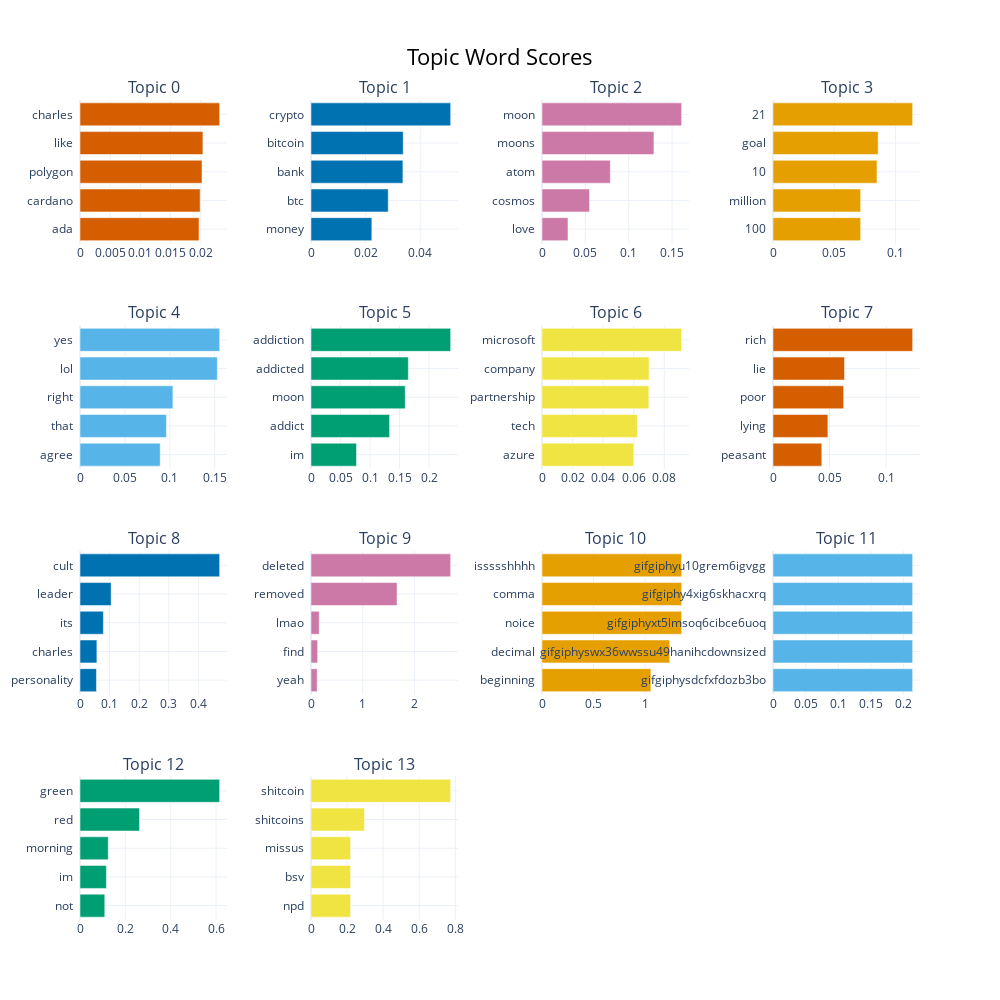

The notebook cell saved with this chart:
### Code cell
topic_model.visualize_barchart(top_n_topics=15)

### Figure 1 — Plotly figure (JSON) as saved in the notebook; plotly's stock layout.template omitted (floating-point values rounded to 4 significant figures)
{"data": [{"marker": {"color": "#D55E00"}, "orientation": "h", "type": "bar", "x": [0.01971, 0.0199, 0.0202, 0.02035, 0.02312], "xaxis": "x", "y": ["ada  ", "cardano  ", "polygon  ", "like  ", "charles  "], "yaxis": "y"}, {"marker": {"color": "#0072B2"}, "orientation": "h", "type": "bar", "x": [0.02227, 0.02828, 0.03366, 0.03377, 0.05114], "xaxis": "x2", "y": ["money  ", "btc  ", "bank  ", "bitcoin  ", "crypto  "], "yaxis": "y2"}, {"marker": {"color": "#CC79A7"}, "orientation": "h", "type": "bar", "x": [0.02997, 0.05485, 0.07879, 0.1291, 0.1611], "xaxis": "x3", "y": ["love  ", "cosmos  ", "atom  ", "moons  ", "moon  "], "yaxis": "y3"}, {"marker": {"color": "#E69F00"}, "orientation": "h", "type": "bar", "x": [0.07161, 0.07161, 0.08494, 0.08589, 0.1141], "xaxis": "x4", "y": ["100  ", "million  ", "10  ", "goal  ", "21  "], "yaxis": "y4"}, {"marker": {"color": "#56B4E9"}, "orientation": "h", "type": "bar", "x": [0.08933, 0.09622, 0.1035, 0.153, 0.1555], "xaxis": "x5", "y": ["agree  ", "that  ", "right  ", "lol  ", "yes  "], "yaxis": "y5"}, {"marker": {"color": "#009E73"}, "orientation": "h", "type": "bar", "x": [0.07709, 0.1332, 0.1596, 0.1649, 0.2366], "xaxis": "x6", "y": ["im  ", "addict  ", "moon  ", "addicted  ", "addiction  "], "yaxis": "y6"}, {"marker": {"color": "#F0E442"}, "orientation": "h", "type": "bar", "x": [0.06001, 0.06239, 0.06991, 0.07004, 0.09138], "xaxis": "x7", "y": ["azure  ", "tech  ", "partnership  ", "company  ", "microsoft  "], "yaxis": "y7"}, {"marker": {"color": "#D55E00"}, "orientation": "h", "type": "bar", "x": [0.04311, 0.04851, 0.06241, 0.0632, 0.1234], "xaxis": "x8", "y": ["peasant  ", "lying  ", "poor  ", "lie  ", "rich  "], "yaxis": "y8"}, {"marker": {"color": "#0072B2"}, "orientation": "h", "type": "bar", "x": [0.05563, 0.05704, 0.07895, 0.1053, 0.4718], "xaxis": "x9", "y": ["personality  ", "charles  ", "its  ", "leader  ", "cult  "], "yaxis": "y9"}, {"marker": {"color": "#CC79A7"}, "orientation": "h", "type": "bar", "x": [0.1194, 0.1281, 0.1588, 1.664, 2.699], "xaxis": "x10", "y": ["yeah  ", "find  ", "lmao  ", "removed  ", "deleted  "], "yaxis": "y10"}, {"marker": {"color": "#E69F00"}, "orientation": "h", "type": "bar", "x": [1.056, 1.239, 1.354, 1.354, 1.354], "xaxis": "x11", "y": ["beginning  ", "decimal  ", "noice  ", "comma  ", "issssshhhh  "], "yaxis": "y11"}, {"marker": {"color": "#56B4E9"}, "orientation": "h", "type": "bar", "x": [0.2138, 0.2138, 0.2138, 0.2138, 0.2138], "xaxis": "x12", "y": ["gifgiphysdcfxfdozb3bo  ", "gifgiphyswx36wwssu49hanihcdownsized  ", "gifgiphyxt5lmsoq6cibce6uoq  ", "gifgiphy4xig6skhacxrq  ", "gifgiphyu10grem6igvgg  "], "yaxis": "y12"}, {"marker": {"color": "#009E73"}, "orientation": "h", "type": "bar", "x": [0.1093, 0.1164, 0.1246, 0.2625, 0.6159], "xaxis": "x13", "y": ["not  ", "im  ", "morning  ", "red  ", "green  "], "yaxis": "y13"}, {"marker": {"color": "#F0E442"}, "orientation": "h", "type": "bar", "x": [0.2196, 0.2196, 0.2196, 0.2968, 0.7744], "xaxis": "x14", "y": ["npd  ", "bsv  ", "missus  ", "shitcoins  ", "shitcoin  "], "yaxis": "y14"}], "layout": {"annotations": [{"font": {"size": 16}, "showarrow": false, "text": "Topic 0", "x": 0.0875, "xanchor": "center", "xref": "paper", "y": 1, "yanchor": "bottom", "yref": "paper"}, {"font": {"size": 16}, "showarrow": false, "text": "Topic 1", "x": 0.3625, "xanchor": "center", "xref": "paper", "y": 1, "yanchor": "bottom", "yref": "paper"}, {"font": {"size": 16}, "showarrow": false, "text": "Topic 2", "x": 0.6375, "xanchor": "center", "xref": "paper", "y": 1, "yanchor": "bottom", "yref": "paper"}, {"font": {"size": 16}, "showarrow": false, "text": "Topic 3", "x": 0.9125, "xanchor": "center", "xref": "paper", "y": 1, "yanchor": "bottom", "yref": "paper"}, {"font": {"size": 16}, "showarrow": false, "text": "Topic 4", "x": 0.0875, "xanchor": "center", "xref": "paper", "y": 0.725, "yanchor": "bottom", "yref": "paper"}, {"font": {"size": 16}, "showarrow": false, "text": "Topic 5", "x": 0.3625, "xanchor": "center", "xref": "paper", "y": 0.725, "yanchor": "bottom", "yref": "paper"}, {"font": {"size": 16}, "showarrow": false, "text": "Topic 6", "x": 0.6375, "xanchor": "center", "xref": "paper", "y": 0.725, "yanchor": "bottom", "yref": "paper"}, {"font": {"size": 16}, "showarrow": false, "text": "Topic 7", "x": 0.9125, "xanchor": "center", "xref": "paper", "y": 0.725, "yanchor": "bottom", "yref": "paper"}, {"font": {"size": 16}, "showarrow": false, "text": "Topic 8", "x": 0.0875, "xanchor": "center", "xref": "paper", "y": 0.45, "yanchor": "bottom", "yref": "paper"}, {"font": {"size": 16}, "showarrow": false, "text": "Topic 9", "x": 0.3625, "xanchor": "center", "xref": "paper", "y": 0.45, "yanchor": "bottom", "yref": "paper"}, {"font": {"size": 16}, "showarrow": false, "text": "Topic 10", "x": 0.6375, "xanchor": "center", "xref": "paper", "y": 0.45, "yanchor": "bottom", "yref": "paper"}, {"font": {"size": 16}, "showarrow": false, "text": "Topic 11", "x": 0.9125, "xanchor": "center", "xref": "paper", "y": 0.45, "yanchor": "bottom", "yref": "paper"}, {"font": {"size": 16}, "showarrow": false, "text": "Topic 12", "x": 0.0875, "xanchor": "center", "xref": "paper", "y": 0.175, "yanchor": "bottom", "yref": "paper"}, {"font": {"size": 16}, "showarrow": false, "text": "Topic 13", "x": 0.3625, "xanchor": "center", "xref": "paper", "y": 0.175, "yanchor": "bottom", "yref": "paper"}], "height": 1000, "hoverlabel": {"bgcolor": "white", "font": {"family": "Rockwell", "size": 16}}, "showlegend": false, "title": {"font": {"color": "Black", "size": 22}, "text": "Topic Word Scores", "x": 0.5, "xanchor": "center", "yanchor": "top"}, "width": 1000, "xaxis": {"anchor": "y", "autorange": true, "domain": [0, 0.175], "range": [0, 0.02434], "showgrid": true, "type": "linear"}, "xaxis10": {"anchor": "y10", "autorange": true, "domain": [0.275, 0.45], "range": [0, 2.841], "showgrid": true, "type": "linear"}, "xaxis11": {"anchor": "y11", "autorange": true, "domain": [0.55, 0.725], "range": [0, 1.425], "showgrid": true, "type": "linear"}, "xaxis12": {"anchor": "y12", "autorange": true, "domain": [0.825, 1], "range": [0, 0.2251], "showgrid": true, "type": "linear"}, "xaxis13": {"anchor": "y13", "autorange": true, "domain": [0, 0.175], "range": [0, 0.6483], "showgrid": true, "type": "linear"}, "xaxis14": {"anchor": "y14", "autorange": true, "domain": [0.275, 0.45], "range": [0, 0.8151], "showgrid": true, "type": "linear"}, "xaxis15": {"anchor": "y15", "domain": [0.55, 0.725], "showgrid": true}, "xaxis16": {"anchor": "y16", "domain": [0.825, 1], "showgrid": true}, "xaxis2": {"anchor": "y2", "autorange": true, "domain": [0.275, 0.45], "range": [0, 0.05383], "showgrid": true, "type": "linear"}, "xaxis3": {"anchor": "y3", "autorange": true, "domain": [0.55, 0.725], "range": [0, 0.1695], "showgrid": true, "type": "linear"}, "xaxis4": {"anchor": "y4", "autorange": true, "domain": [0.825, 1], "range": [0, 0.1201], "showgrid": true, "type": "linear"}, "xaxis5": {"anchor": "y5", "autorange": true, "domain": [0, 0.175], "range": [0, 0.1637], "showgrid": true, "type": "linear"}, "xaxis6": {"anchor": "y6", "autorange": true, "domain": [0.275, 0.45], "range": [0, 0.249], "showgrid": true, "type": "linear"}, "xaxis7": {"anchor": "y7", "autorange": true, "domain": [0.55, 0.725], "range": [0, 0.09618], "showgrid": true, "type": "linear"}, "xaxis8": {"anchor": "y8", "autorange": true, "domain": [0.825, 1], "range": [0, 0.1299], "showgrid": true, "type": "linear"}, "xaxis9": {"anchor": "y9", "autorange": true, "domain": [0, 0.175], "range": [0, 0.4966], "showgrid": true, "type": "linear"}, "yaxis": {"anchor": "x", "autorange": true, "domain": [0.825, 1], "range": [-0.5, 4.5], "showgrid": true, "type": "category"}, "yaxis10": {"anchor": "x10", "autorange": true, "domain": [0.275, 0.45], "range": [-0.5, 4.5], "showgrid": true, "type": "category"}, "yaxis11": {"anchor": "x11", "autorange": true, "domain": [0.275, 0.45], "range": [-0.5, 4.5], "showgrid": true, "type": "category"}, "yaxis12": {"anchor": "x12", "autorange": true, "domain": [0.275, 0.45], "range": [-0.5, 4.5], "showgrid": true, "type": "category"}, "yaxis13": {"anchor": "x13", "autorange": true, "domain": [0, 0.175], "range": [-0.5, 4.5], "showgrid": true, "type": "category"}, "yaxis14": {"anchor": "x14", "autorange": true, "domain": [0, 0.175], "range": [-0.5, 4.5], "showgrid": true, "type": "category"}, "yaxis15": {"anchor": "x15", "domain": [0, 0.175], "showgrid": true}, "yaxis16": {"anchor": "x16", "domain": [0, 0.175], "showgrid": true}, "yaxis2": {"anchor": "x2", "autorange": true, "domain": [0.825, 1], "range": [-0.5, 4.5], "showgrid": true, "type": "category"}, "yaxis3": {"anchor": "x3", "autorange": true, "domain": [0.825, 1], "range": [-0.5, 4.5], "showgrid": true, "type": "category"}, "yaxis4": {"anchor": "x4", "autorange": true, "domain": [0.825, 1], "range": [-0.5, 4.5], "showgrid": true, "type": "category"}, "yaxis5": {"anchor": "x5", "autorange": true, "domain": [0.55, 0.725], "range": [-0.5, 4.5], "showgrid": true, "type": "category"}, "yaxis6": {"anchor": "x6", "autorange": true, "domain": [0.55, 0.725], "range": [-0.5, 4.5], "showgrid": true, "type": "category"}, "yaxis7": {"anchor": "x7", "autorange": true, "domain": [0.55, 0.725], "range": [-0.5, 4.5], "showgrid": true, "type": "category"}, "yaxis8": {"anchor": "x8", "autorange": true, "domain": [0.55, 0.725], "range": [-0.5, 4.5], "showgrid": true, "type": "category"}, "yaxis9": {"anchor": "x9", "autorange": true, "domain": [0.275, 0.45], "range": [-0.5, 4.5], "showgrid": true, "type": "category"}}}
